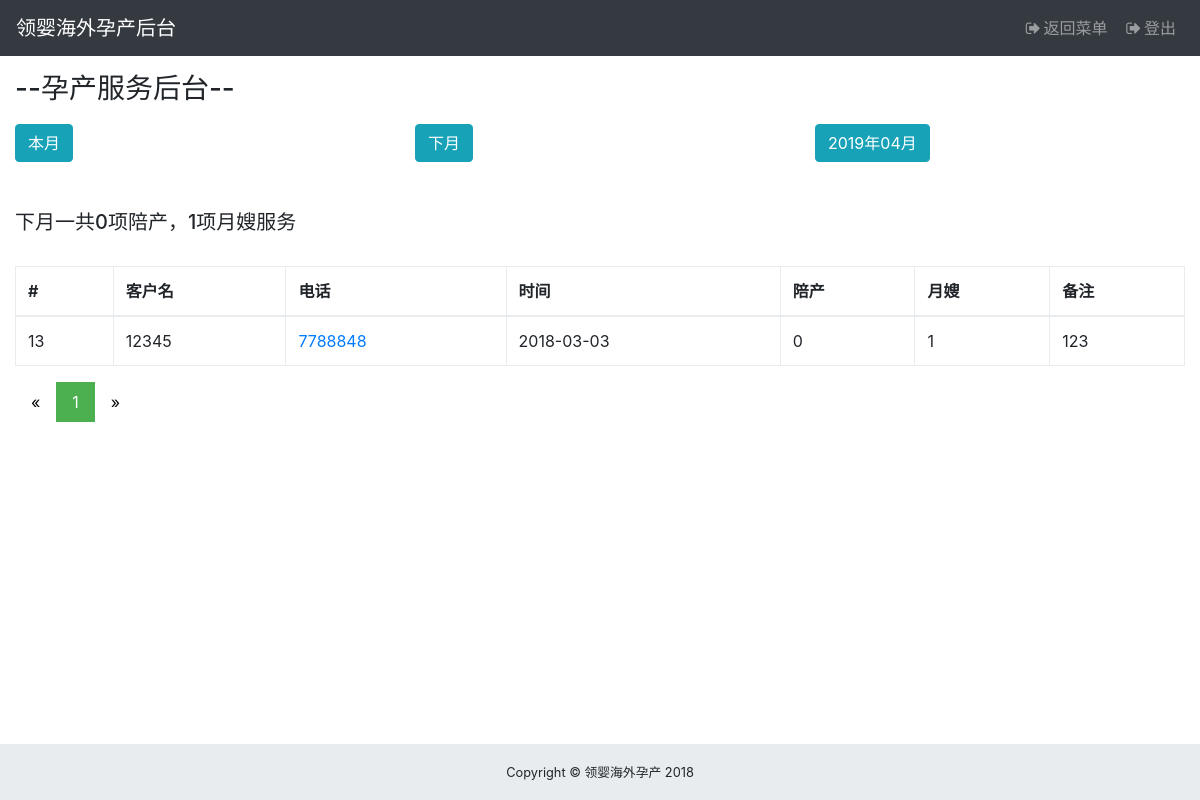
/admin/admin_housekeeping.php?pageType=nextMonth (signed in), run on the app's committed database.
### tables this page shows
CREATE TABLE `housekeeping_service` (
  `hid` int(100) NOT NULL,
  `user` varchar(10) NOT NULL,
  `serviceToken` varchar(10) NOT NULL,
  `time` date NOT NULL,
  `accompany` int(2) NOT NULL,
  `maid` int(2) NOT NULL,
  `additionalNote` varchar(50) NOT NULL,
  `finish` int(2) NOT NULL
);

CREATE TABLE `users` (
  `uid` int(5) NOT NULL,
  `username` varchar(10) NOT NULL,
  `phone` bigint(50) NOT NULL,
  `email` varchar(50) NOT NULL,
  `password` varchar(100) NOT NULL,
  `weChat` varchar(50) NOT NULL,
  `timeDeliver` varchar(50) NOT NULL,
  `create_time` date NOT NULL,
  `role` varchar(10) NOT NULL,
  `salt` varchar(6) NOT NULL,
  `address` varchar(100) DEFAULT NULL,
  `pickup` int(5) DEFAULT NULL,
  `pickupTotal` int(20) NOT NULL,
  `medicals` int(5) DEFAULT NULL,
  `medicalsTotal` int(20) NOT NULL,
  `isActive` int(2) DEFAULT NULL
);

### admin/model/admin.housekeeping.php (the view, shortened to what this page needs)
<?php if(!defined('In_System')) exit("Access Denied");
Class Housekeeping{
    public $time = "";
    public $table = "housekeeping_service INNER JOIN users ON users.salt=housekeeping_service.user";
    public $condition = "MONTH(housekeeping_service.time) = MONTH";
    public $stats = "users.uid,users.username,users.phone,housekeeping_service.time,housekeeping_service.accompany,housekeeping_service.maid,housekeeping_service.additionalNote";
    public function totalQuery($time) {
        return "select sum(accompany), sum(maid) from ".$this->table. " where ".$this->condition."(".$time.")";
    }
    public function nextMonthListing(){
        $query="SELECT ". $this->stats." FROM ".$this->table. " WHERE ".$this->condition."(CURDATE()+ INTERVAL 1 MONTH)";
        $this->time = "下月";
        $this->showResult($query, $this -> totalQuery("CURDATE()+INTERVAL 1 MONTH"));
    }
    public function showResult($query,$totalQuery) {
        $pageString="";
        $tableString ="<br/>
        <div class=\"table-responsive\">
        <table class=\"table table-bordered\">
        <thead>
        <tr>
            <th>#</th>
            <th>客户名</th>
            <th>电话</th>
            <th>时间</th>
            <th>陪产</th>
            <th>月嫂</th>
            <th>备注</th>
        </tr>
        </thead>
        <tbody>
        ";
        global $mysqli;
        $limit      = ( isset( $_GET['limit'] ) ) ? $_GET['limit'] : 10;
        $page       = ( isset( $_GET['page'] ) ) ? $_GET['page'] : 1;
        $links      = ( isset( $_GET['links'] ) ) ? $_GET['links'] : 3;
        $Paginator  = new Paginator( $mysqli, $query);
        $result    = $Paginator->getData( $limit, $page);
        $rs = $mysqli->query( $totalQuery );
        $row = $rs->fetch_assoc();
        $totalAccompany=$row['sum(accompany)'];
        $totalMaid=$row['sum(maid)'];
		if(sizeof($result->data) > 0){
            foreach($result->data as $Summary){
                $row = "
                    <tr>
                        <td>".$Summary['uid']."</td>
                        <td>".$Summary['username']."</td>
                        <td><a href=\"tel:".$Summary['phone']."\">".$Summary['phone']."</a></td>
                        <td>".$Summary['time']."</td>
                        <td>".$Summary['accompany']."</td>
                        <td>".$Summary['maid']."</td>
                        <td>".$Summary['additionalNote']."</td>
                    </tr>
            ";
            $tableString=$tableString.$row;
            }
            $tableString=$tableString.
            "</tbody>
            </table>
            </div>";
            $pageType = $_GET['pageType'];
             echo sprintf( "<br/><h5>%s一共%d项陪产，%d项月嫂服务</h5>",$this->time, $totalAccompany,$totalMaid);
             $pageString=$Paginator->createLinks($pageType,$links, 'pagination pagination-sm');
            }else{
            $tableString=$tableString."</table></div>";
        }
        echo $tableString;
        echo $pageString;
    }
}?>

### css/sb-admin.css (style rules this page uses)
html { position: relative; min-height: 100%; }
body { overflow-x: hidden; }

### data on the page
housekeeping_service: users.uid "13", users.username "12345", users.phone "7788848", time "2018-03-03", accompany "0", maid "1", additionalNote "123"

### other printed values
$date->format('Y年m月') "2019年04月"
$this->time "下月"
$totalAccompany "0"
$totalMaid "1"
